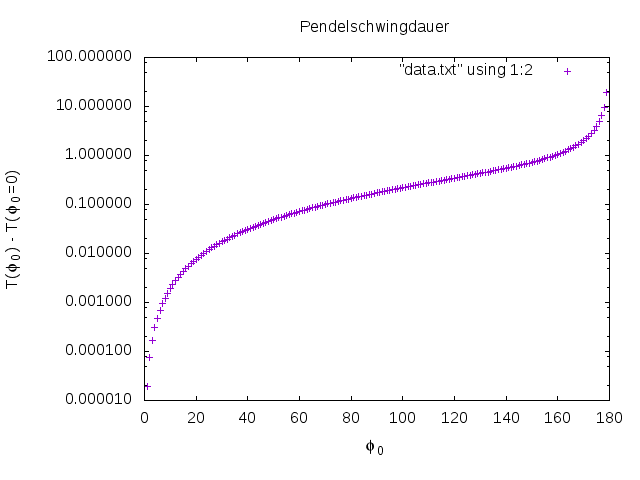

Reproduce this figure in gnuplot.
set title "Pendelschwingdauer"

set xlabel "{/Symbol f}_{0}"
set ylabel "T({/Symbol f}_{0}) - T({/Symbol f}_{0}=0)"

set logscale y

plot "data.txt" using 1:2

set terminal png
set output "2.png"
replot
set terminal x11
